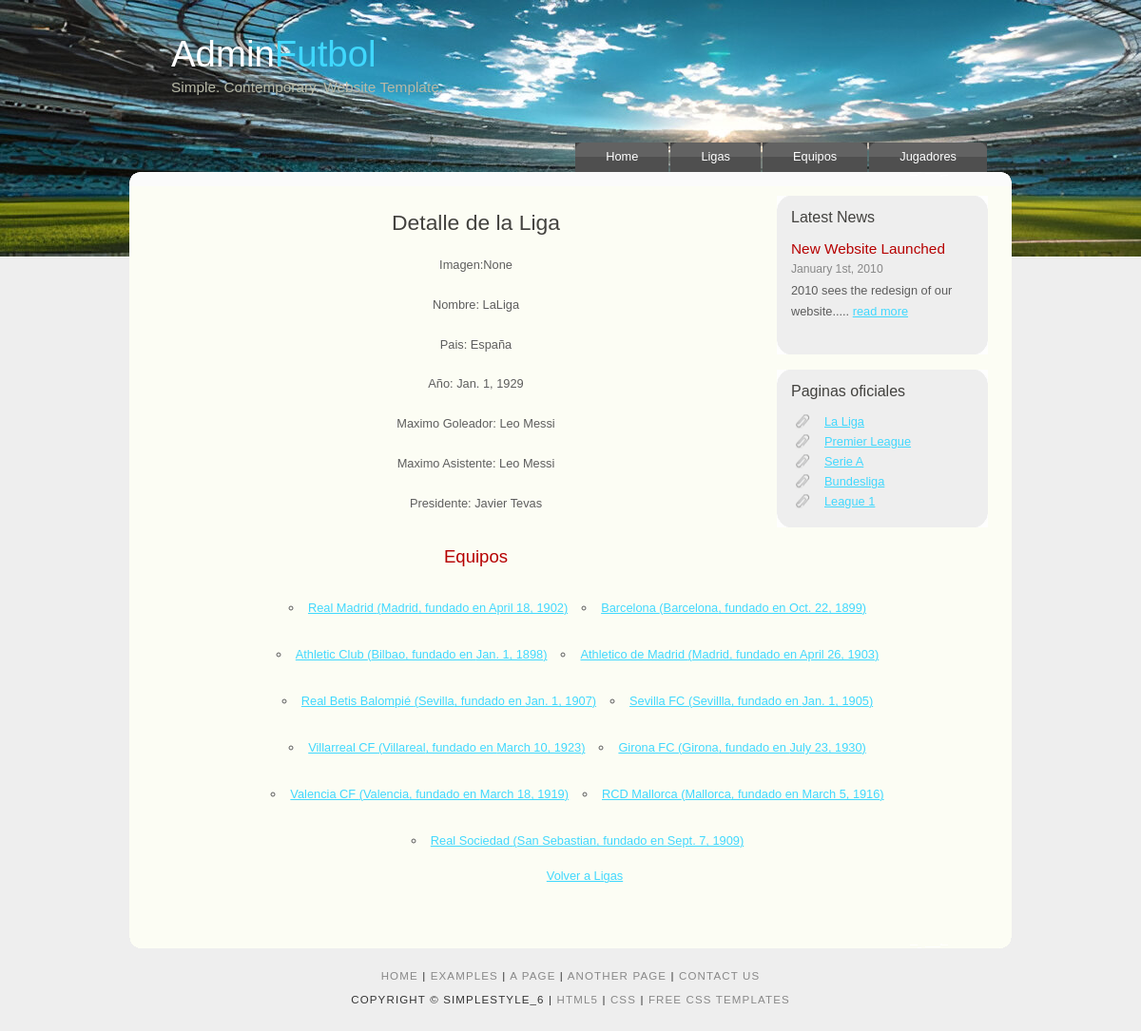
The app's page /ligaAPP/liga/1/ with its own data.
### ligaAPP/models.py (models this page shows, shortened)
class Liga(models.Model):
    nombre = models.CharField(max_length=50)
    pais = models.CharField(max_length=50)
    anio = models.DateField()
    maximoGoleadorLiga = models.CharField(max_length=25)
    maximoAsistenteLiga = models.CharField(max_length=50)
    presidenteLiga = models.CharField(max_length=50)
    imagenLiga = models.URLField(max_length=600, null= True, blank=True)

class Equipo(models.Model):
    nombre = models.CharField(max_length=50)
    ciudad = models.CharField(max_length=50)
    maximoGoleadorEquipo = models.CharField(max_length=50)
    maximoAsistenteEquipo = models.CharField(max_length=50)
    AnioCreacion = models.DateField()
    liga = models.ForeignKey(Liga, related_name = 'equipos', on_delete=models.CASCADE)
    imagenEquipo = models.URLField(max_length=600, null= True, blank=True)

### ligaAPP/views.py (the view)
# urls.py: path('liga/<int:pk>/', DetalleLigaView.as_view(), name='detalleLiga'),
class DetalleLigaView(DetailView):
    model = Liga
    template_name = 'detalleLiga.html'
    context_object_name = 'detalleLiga'
    def get_context_data(self, **kwargs):
        context = super().get_context_data(**kwargs)
        context['equipos'] = self.object.equipos.all()  # Acceso correcto
        return context

### ligaAPP/templates/detalleLiga.html (shortened to what this page needs)
{% load static %}
<!DOCTYPE HTML>
<html>
<head>
  <link rel="stylesheet" href="{% static 'style.css' %}"/>
</head>
<body>
  <div id="main">
    <div id="header">
      <div id="logo">
        <div id="logo_text">
          <h1><a href="{% url 'index' %}">Admin<span class="logo_colour">Futbol</span></a></h1>
          <h2>Simple. Contemporary. Website Template.</h2>
        </div>
      </div>
      <div id="menubar">
        <ul id="menu">
          <li><a href="{% url 'index' %}">Home</a></li>
          <li><a href="{% url 'listaLigas' %}">Ligas</a></li>
          <li><a href="{% url 'listaEquipos' %}">Equipos</a></li>
          <li><a href="{% url 'listaJugadores' %}">Jugadores</a></li>
        </ul>
      </div>
    </div>
    <div id="content_header"></div>
    <div id="site_content">
      <div id="sidebar_container">
        <div class="sidebar">
          <div class="sidebar_top"></div>
          <div class="sidebar_item">
            <h3>Latest News</h3>
            <h4>New Website Launched</h4>
            <h5>January 1st, 2010</h5>
            <p>2010 sees the redesign of our website.....&nbsp;<a href="#">read more</a></p>
          </div>
          <div class="sidebar_base"></div>
        </div>
        <div class="sidebar">
          <div class="sidebar_top"></div>
          <div class="sidebar_item">
            <h3>Paginas oficiales</h3>
            <ul>
              <li><a href="https://www.laliga.com/es-GB">La Liga</a></li>
              <li><a href="https://www.premierleague.com/">Premier League</a></li>
              <li><a href="https://www.legaseriea.it/en">Serie A</a></li>
              <li><a href="https://www.bundesliga.com/es/bundesliga">Bundesliga</a></li>
              <li><a href="https://ligue1.com/">League 1 </a></li>
            </ul>
          </div>
          <div class="sidebar_base"></div>
        </div>
      </div>
      <div id="content">
        <h1>Detalle de la Liga</h1>
        <p> Imagen:{{detalleLiga.imagenLiga}} </p>
        <p> Nombre: {{ detalleLiga.nombre }} </p>
        <p> Pais: {{detalleLiga.pais}} </p>
        <p> Año: {{detalleLiga.anio}} </p>
        <p> Maximo Goleador: {{detalleLiga.maximoGoleadorLiga}} </p>
        <p> Maximo Asistente: {{detalleLiga.maximoAsistenteLiga}} </p>
        <p> Presidente: {{detalleLiga.presidenteLiga}} </p>
        <h2>Equipos</h2>
        <ul>
            {% for equipo in equipos.all %}
                <li>
                    <a href="{% url 'detalleEquipo' equipo.pk %}">
                        {{ equipo.nombre }} ({{ equipo.ciudad }}, fundado en {{ equipo.AnioCreacion }})
                    </a>
                </li>
            {% empty %}
                <li>No hay equipos asociados a esta liga.</li>
            {% endfor %}
        </ul>
        <p><a href="{% url 'listaLigas' %}">Volver a Ligas</a></p>
      </div>
    </div>
    <div id="content_footer"></div>
    <div id="footer">
      <p><a href="index.html">Home</a> | <a href="examples.html">Examples</a> | <a href="page.html">A Page</a> | <a href="another_page.html">Another Page</a> | <a href="contact.html">Contact Us</a></p>
      <p>Copyright &copy; simplestyle_6 | <a href="http://validator.w3.org/check?uri=referer">HTML5</a> | <a href="http://jigsaw.w3.org/css-validator/check/referer">CSS</a> | <a href="http://www.html5webtemplates.co.uk">Free CSS Templates</a></p>
    </div>
    <p>&nbsp;</p>
  </div>
</body>
</html>

### ligaAPP/static/style.css (style rules this page uses)
html { height: 100%; }
* { margin: 0; padding: 0; }
body { font: normal .80em 'trebuchet ms', arial, sans-serif; background: #EEE; color: #5D5D5D; }
p { padding: 0 0 20px 0; line-height: 1.7em; }
h1, h2, h3, h4, h5, h6 { font: normal 179% 'century gothic', arial, sans-serif; color: #43423F; margin: 0 0 15px 0; padding: 15px 0 5px 0; }
h2 { font: normal 145% 'century gothic', arial, sans-serif; color: #B60000; }
h3 { font: normal 125% 'century gothic', arial, sans-serif; }
h4, h5, h6 { margin: 0; padding: 0 0 5px 0; font: normal 120% 'century gothic', arial, sans-serif; color: #B60000; }
h5, h6 { font: normal 95% arial, sans-serif; color: #888; }
a, a:hover { outline: none; text-decoration: underline; color: #40D8FE; }
ul { margin: 2px 0 22px 17px; }
ul li { list-style-type: circle; margin: 0 0 6px 0; padding: 0 0 4px 5px; }
#main, #logo, #menubar, #content_header, #site_content, #content_footer, #footer { margin-left: auto; margin-right: auto; }
#main { padding-bottom: 20px; }
#header { background: #6F655F url('campodefdef.jpeg') no-repeat; background-size: cover; height: 270px; border-bottom: 1px solid #FFF; }
#logo { width: 840px; position: relative; height: 147px; }
#logo #logo_text { position: absolute; top: 27px; left: 0; }
#logo h1, #logo h2 { font: normal 300% 'century gothic', arial, sans-serif; border-bottom: 0; text-transform: none; margin: 0; }
#logo_text h1, #logo_text h1 a, #logo_text h1 a:hover { padding: 8px 0 0 0; color: #FFF; text-decoration: none; }
#logo_text h1 a .logo_colour { color: #40D8FE; }
#logo_text h2 { font-size: 120%; padding: 4px 0 0 0; color: #B7B9A7; }
#menubar { height: 36px; width: 880px; }
ul#menu { float: right; margin: 0; padding: 0; }
ul#menu li { float: left; padding: 0 0 0 6px; list-style: none; margin: 3px 2px 0 0; background: #484848 url(tab.png) no-repeat 0 0; }
ul#menu li a { font: normal 100% 'trebuchet ms', arial, sans-serif; display: block; float: left; height: 20px; padding: 7px 32px 4px 26px; text-align: center; color: #FFF; text-decoration: none; background: #484848 url(tab.png) no-repeat 100% 0; }
#content_header, #content_footer { width: 928px; background: url(content_header.png) no-repeat; height: 15px; margin-top: -90px; }
#content_footer { background: url(content_footer.png) no-repeat; margin-top: 0; }
#site_content { width: 878px; overflow: hidden; margin: 0 auto 0 auto; padding: 0px 10px 20px 40px; background: #FCFDF4; }
#sidebar_container { float: right; width: 224px; padding: 10px 15px 20px 0; }
.sidebar_top, .sidebar_base { width: 222px; height: 14px; background: transparent url(side_top.png) no-repeat; }
.sidebar_base { background: url(side_base.png) no-repeat; }
.sidebar { float: right; width: 222px; padding: 0; margin: 0 0 16px 0; }
.sidebar_item { background: #EEE; padding: 0 15px; width: 192px; }
.sidebar_item h3 { padding: 0; }
.sidebar_item ul { width: 178px; padding: 0px 0 0 0; margin: 0px 0 0px 0; }
.sidebar_item li { list-style: none; padding: 0 0 6px 0;margin: 0; }
.sidebar_item li a, .sidebar_item li a:hover { padding: 0 0 0 35px; display: block; background: transparent url(link.png) no-repeat left center; }
#content { text-align: center; max-width: 1000px; margin: 0 auto; padding: 10px; }
#content ul { display: flex; flex-wrap: wrap; justify-content: center; padding: 0; list-style-type: none; margin: 0; }
#content ul li { margin: 15px; }
#footer { width: 916px; font: normal 90% 'trebuchet ms', arial, sans-serif; height: 28px; padding: 20px 0 5px 0; text-align: center; background: transparent; color: #333; text-transform: uppercase; letter-spacing: 0.1em; }
#footer p { padding: 0 0 5px 0; }
#footer a { color: #888; text-decoration: none; }

### records on screen
Liga: imagenLiga "None", nombre "LaLiga", pais "España", anio "Jan. 1, 1929", maximoGoleadorLiga "Leo Messi", maximoAsistenteLiga "Leo Messi", presidenteLiga "Javier Tevas"
Equipo: nombre "Real Madrid", ciudad "Madrid", AnioCreacion "April 18, 1902"
Equipo: nombre "Barcelona", ciudad "Barcelona", AnioCreacion "Oct. 22, 1899"
Equipo: nombre "Athletic Club", ciudad "Bilbao", AnioCreacion "Jan. 1, 1898"
Equipo: nombre "Athletico de Madrid", ciudad "Madrid", AnioCreacion "April 26, 1903"
Equipo: nombre "Real Betis Balompié", ciudad "Sevilla", AnioCreacion "Jan. 1, 1907"
Equipo: nombre "Sevilla FC", ciudad "Sevillla", AnioCreacion "Jan. 1, 1905"
Equipo: nombre "Villarreal CF", ciudad "Villareal", AnioCreacion "March 10, 1923"
Equipo: nombre "Girona FC", ciudad "Girona", AnioCreacion "July 23, 1930"
Equipo: nombre "Valencia CF", ciudad "Valencia", AnioCreacion "March 18, 1919"
Equipo: nombre "RCD Mallorca", ciudad "Mallorca", AnioCreacion "March 5, 1916"
Equipo: nombre "Real Sociedad", ciudad "San Sebastian", AnioCreacion "Sept. 7, 1909"
